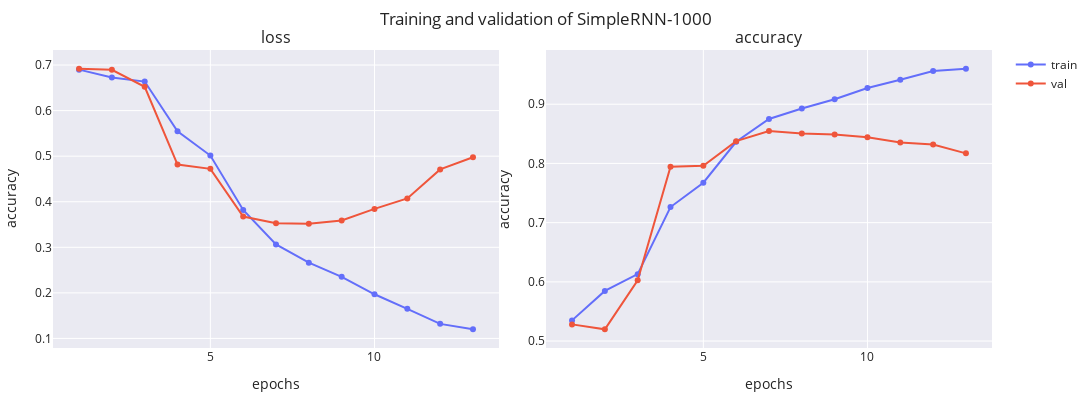

The notebook cell this image was saved under:
### Code cell
dataset = AmazonDataset.load(
    train_path=path_dir + "train_small.txt",
    test_path=path_dir + "test_small.txt",
    max_features=1000,
)
rnn_model_1000 = AmazonReviewsModel(1000, 64, SimpleRNN, name="SimpleRNN-1000")
_, fig = rnn_model_1000.train(
    dataset, f"{MODEL_PATH}/{rnn_model_1000.name}.weights.h5", **train_default
)
print(rnn_model_1000.evaluate(dataset.X_test, dataset.y_test))
fig

### Figure 1 — Plotly figure (JSON) as saved in the notebook; plotly's stock layout.template omitted (floating-point values rounded to 4 significant figures)
{"data": [{"line": {"color": "#636EFA"}, "marker": {"color": "#636EFA"}, "mode": "lines+markers", "name": "train", "showlegend": true, "type": "scatter", "x": [1, 2, 3, 4, 5, 6, 7, 8, 9, 10, 11, 12, 13], "xaxis": "x", "y": [0.69, 0.6729, 0.6638, 0.5547, 0.5013, 0.3819, 0.3061, 0.2664, 0.2352, 0.1969, 0.1649, 0.1319, 0.1199], "yaxis": "y"}, {"line": {"color": "#EF553B"}, "marker": {"color": "#EF553B"}, "mode": "lines+markers", "name": "val", "showlegend": true, "type": "scatter", "x": [1, 2, 3, 4, 5, 6, 7, 8, 9, 10, 11, 12, 13], "xaxis": "x", "y": [0.6921, 0.6896, 0.6522, 0.4817, 0.4722, 0.3675, 0.3527, 0.3515, 0.3588, 0.3843, 0.4074, 0.471, 0.4976], "yaxis": "y"}, {"line": {"color": "#636EFA"}, "marker": {"color": "#636EFA"}, "mode": "lines+markers", "name": "train", "showlegend": false, "type": "scatter", "x": [1, 2, 3, 4, 5, 6, 7, 8, 9, 10, 11, 12, 13], "xaxis": "x2", "y": [0.535, 0.5847, 0.613, 0.7263, 0.7674, 0.8366, 0.8751, 0.8927, 0.9085, 0.9273, 0.9412, 0.956, 0.96], "yaxis": "y2"}, {"line": {"color": "#EF553B"}, "marker": {"color": "#EF553B"}, "mode": "lines+markers", "name": "val", "showlegend": false, "type": "scatter", "x": [1, 2, 3, 4, 5, 6, 7, 8, 9, 10, 11, 12, 13], "xaxis": "x2", "y": [0.5282, 0.5198, 0.6026, 0.7944, 0.7962, 0.8376, 0.8548, 0.8504, 0.8488, 0.8442, 0.8352, 0.8318, 0.817], "yaxis": "y2"}], "layout": {"annotations": [{"font": {"size": 16}, "showarrow": false, "text": "loss", "x": 0.2375, "xanchor": "center", "xref": "paper", "y": 1, "yanchor": "bottom", "yref": "paper"}, {"font": {"size": 16}, "showarrow": false, "text": "accuracy", "x": 0.7625, "xanchor": "center", "xref": "paper", "y": 1, "yanchor": "bottom", "yref": "paper"}], "height": 400, "margin": {"b": 10, "l": 10, "r": 10, "t": 50}, "title": {"text": "Training and validation of SimpleRNN-1000"}, "width": 1200, "xaxis": {"anchor": "y", "domain": [0, 0.475], "title": {"text": "epochs"}}, "xaxis2": {"anchor": "y2", "domain": [0.525, 1], "title": {"text": "epochs"}}, "yaxis": {"anchor": "x", "domain": [0, 1], "title": {"text": "accuracy"}}, "yaxis2": {"anchor": "x2", "domain": [0, 1], "title": {"text": "accuracy"}}}}
